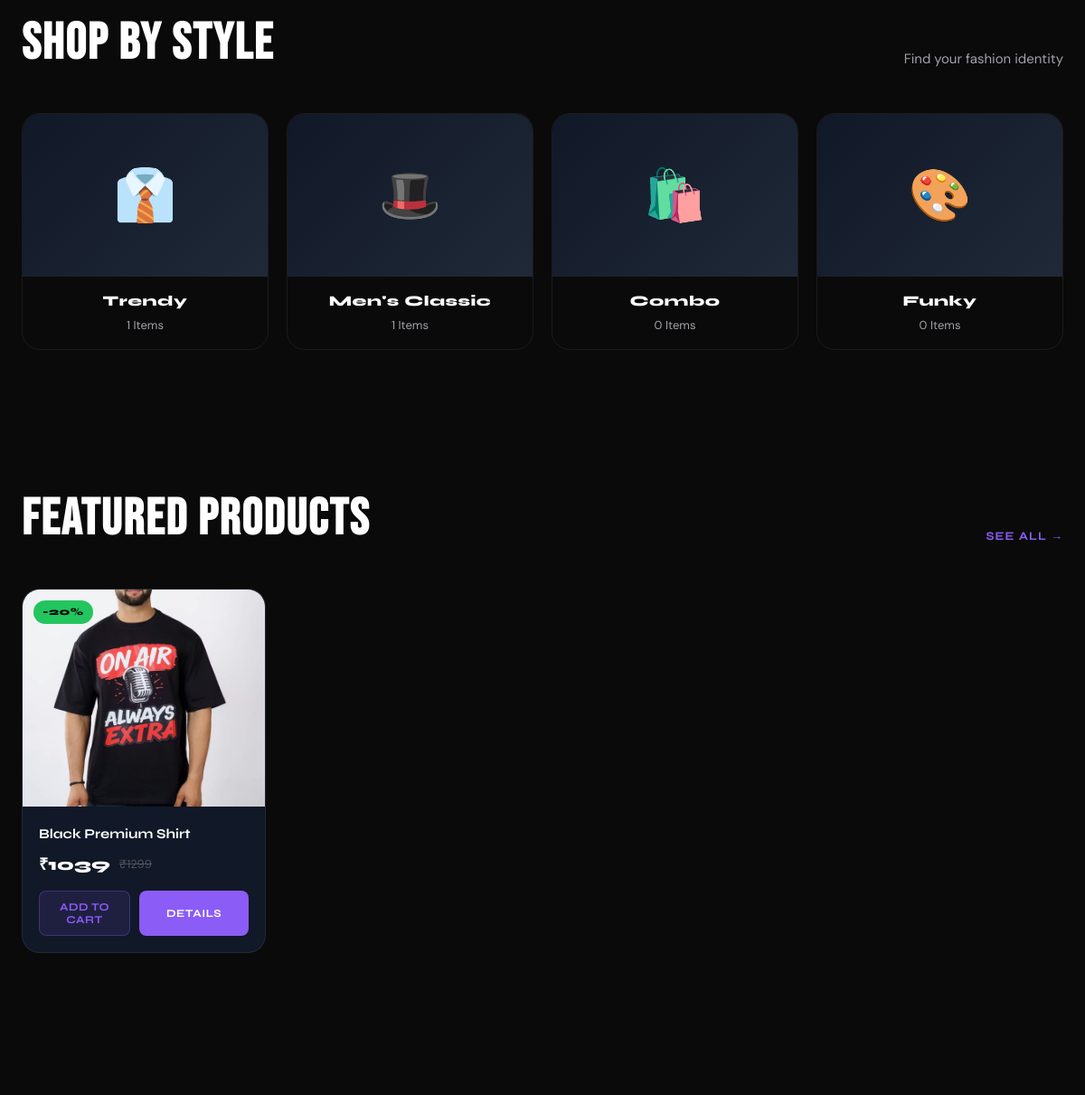
/ (middle part), run on an earlier commit of the app's database.
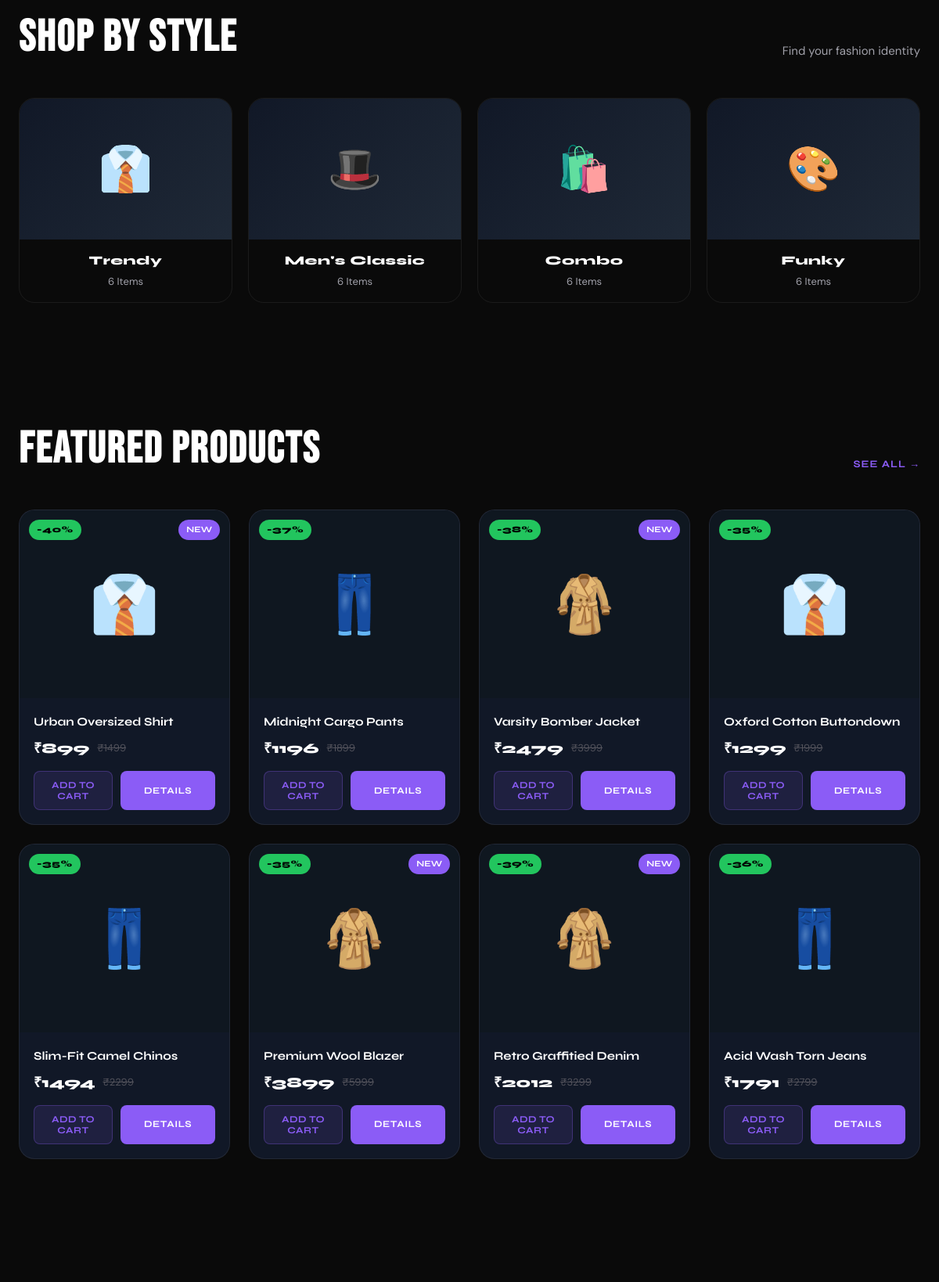
And on a later commit of the database.
### products/models.py (models this page shows, shortened)
class Category(models.Model):
    name = models.CharField(max_length=100)
    slug = models.SlugField(max_length=120, unique=True, blank=True)
    description = models.TextField(blank=True, null=True)
    image = models.ImageField(upload_to='categories/', blank=True, null=True)  # Will auto-use Cloudinary if designated
    created_at = models.DateTimeField(auto_now_add=True)
    class Meta:
        verbose_name_plural = 'Categories'

class ProductImage(models.Model):
    product = models.ForeignKey(Product, related_name='images', on_delete=models.CASCADE)
    image = models.ImageField(upload_to='products/', blank=True, null=True)
    display_order = models.PositiveIntegerField(default=0)
    class Meta:
        ordering = ['display_order']

class Product(models.Model):
    category = models.ForeignKey(Category, related_name='products', on_delete=models.CASCADE)
    name = models.CharField(max_length=200)
    slug = models.SlugField(max_length=220, unique=True, blank=True)
    description = models.TextField()
    price = models.DecimalField(max_digits=10, decimal_places=2)  # Decimals are correct for database transactions
    discount_percent = models.PositiveIntegerField(default=0)  # E.g. 40
    stock = models.PositiveIntegerField(default=10)
    available = models.BooleanField(default=True)
    featured = models.BooleanField(default=False)
    is_new = models.BooleanField(default=False)
    created_at = models.DateTimeField(auto_now_add=True)
    updated_at = models.DateTimeField(auto_now=True)
    emoji = models.CharField(max_length=10, default="👔")
    @property
    def sale_price(self):
        if self.discount_percent > 0:
            discount_amount = (self.price * self.discount_percent) / 100
            return self.price - discount_amount
        return self.price
    @property
    def price_as_int(self):
        return int(self.price)
    @property
    def sale_price_as_int(self):
        return int(self.sale_price)

### core/views.py (the view)
# urls.py: path('', views.index, name='index'),
def index(request):
    categories = Category.objects.all()
    featured_products = Product.objects.filter(available=True, featured=True)[:8]
    if not featured_products.exists():
        featured_products = Product.objects.filter(available=True)[:8]
    context = {
        'categories': categories,
        'featured_products': featured_products,
    }
    return render(request, 'index.html', context)

### cart/cart.py (called while the page is built)
    def __len__(self):
        return sum(item['quantity'] for item in self.cart.values())

### cart/context_processors.py (called while the page is built)
def cart(request):
    return {'cart': Cart(request)}

### templates/index.html (shortened to what this page needs)
{% extends 'base.html' %}
{% load static %}
{% block content %}
<section class="categories section">
  <div class="container">
    <div class="section-header">
      <h2 class="section-title">Shop By Style</h2>
      <p class="section-sub">Find your fashion identity</p>
    </div>
    <div class="cat-grid">
      {% for cat in categories %}
      <a href="{% url 'products:category_detail' slug=cat.slug %}" class="cat-card">
        <div class="cat-img" style="background: linear-gradient(135deg, #111827, #1f2937);">
          {% if cat.image %}
            <img src="{{ cat.image.url }}" alt="{{ cat.name }}" style="width: 100%; height: 100%; object-fit: cover; opacity: 0.8;"/>
          {% else %}
            <div class="cat-placeholder">
              {% if cat.slug == 'trendy' %}👔
              {% elif cat.slug == 'classic' %}🎩
              {% elif cat.slug == 'funky' %}🎨
              {% else %}🛍️{% endif %}
            </div>
          {% endif %}
        </div>
        <div class="cat-label">{{ cat.name }}</div>
        <div class="cat-count">{{ cat.products.count }} Items</div>
      </a>
      {% endfor %}
    </div>
  </div>
</section>
<section class="featured section">
  <div class="container">
    <div class="section-header">
      <h2 class="section-title">Featured Products</h2>
      <a href="{% url 'products:category_detail' slug='trendy' %}" class="see-all">See All →</a>
    </div>
    <div class="products-grid" id="featuredGrid">
      {% for p in featured_products %}
      <div class="product-card" data-id="{{ p.id }}">
    <div class="product-img-wrap"
     onclick="window.location.href='{% url 'products:product_detail' slug=p.slug %}'">
    {% for image in p.images.all %}
        {% if forloop.first %}
            <img src="{{ image.image.url }}" alt="{{ p.name }}">
        {% endif %}
    {% empty %}
        <div class="product-emoji">{{ p.emoji }}</div>
    {% endfor %}
    {% if p.discount_percent > 0 %}
        <div class="discount-badge">-{{ p.discount_percent }}%</div>
    {% endif %}
    {% if p.is_new %}
        <div class="new-badge">NEW</div>
    {% endif %}
</div>
    <div class="product-info">
        <div class="product-name"
             style="cursor:pointer;"
             onclick="window.location.href='{% url 'products:product_detail' slug=p.slug %}'">
            {{ p.name }}
        </div>
        <div class="product-pricing">
            <span class="product-price">
                ₹{{ p.sale_price_as_int }}
            </span>
            {% if p.discount_percent > 0 %}
                <span class="product-original">
                    ₹{{ p.price_as_int }}
                </span>
            {% endif %}
        </div>
        <div class="product-actions">
            <form action="{% url 'cart:cart_add' product_id=p.id %}"
                  method="post"
                  style="flex:1;">
                <button type="submit"
                        class="btn-cart"
                        style="width:100%;">
                    Add to Cart
                </button>
            </form>
            <a href="{% url 'products:product_detail' slug=p.slug %}"
               class="btn-buy"
               style="display:inline-flex;
                      align-items:center;
                      justify-content:center;
                      text-decoration:none;">
                Details
            </a>
        </div>
    </div>
</div>
      {% empty %}
      <div class="empty-state" style="grid-column: span 4;">
        <p style="color: var(--gray);">No products found yet in PostgreSQL. Add some in the Dashboard!</p>
      </div>
      {% endfor %}
    </div>
  </div>
</section>
<section class="arrivals-banner section">
</section>
{% endblock %}

What changed in the data, as far as the page shows it:
removed Product: discount_percent "20", name "Black Premium Shirt", sale_price_as_int "1039", price_as_int "1299"
removed ProductImage: image (picture)
computed for Category "Trendy": products.count "1" → "6"
computed for Category "Men's Classic": products.count "1" → "6"
computed for Category "Combo": products.count "0" → "6"
computed for Category "Funky": products.count "0" → "6"
added Product: emoji "👔", discount_percent "40", is_new "NEW", name "Urban Oversized Shirt", sale_price_as_int "899", price_as_int "1499"
added Product: emoji "👖", discount_percent "37", name "Midnight Cargo Pants", sale_price_as_int "1196", price_as_int "1899"
added Product: emoji "🧥", discount_percent "38", is_new "NEW", name "Varsity Bomber Jacket", sale_price_as_int "2479", price_as_int "3999"
added Product: emoji "👔", discount_percent "35", name "Oxford Cotton Buttondown", sale_price_as_int "1299", price_as_int "1999"
added Product: emoji "👖", discount_percent "35", name "Slim-Fit Camel Chinos", sale_price_as_int "1494", price_as_int "2299"
added Product: emoji "🧥", discount_percent "35", is_new "NEW", name "Premium Wool Blazer", sale_price_as_int "3899", price_as_int "5999"
added Product: emoji "🧥", discount_percent "39", is_new "NEW", name "Retro Graffitied Denim", sale_price_as_int "2012", price_as_int "3299"
added Product: emoji "👖", discount_percent "36", name "Acid Wash Torn Jeans", sale_price_as_int "1791", price_as_int "2799"
